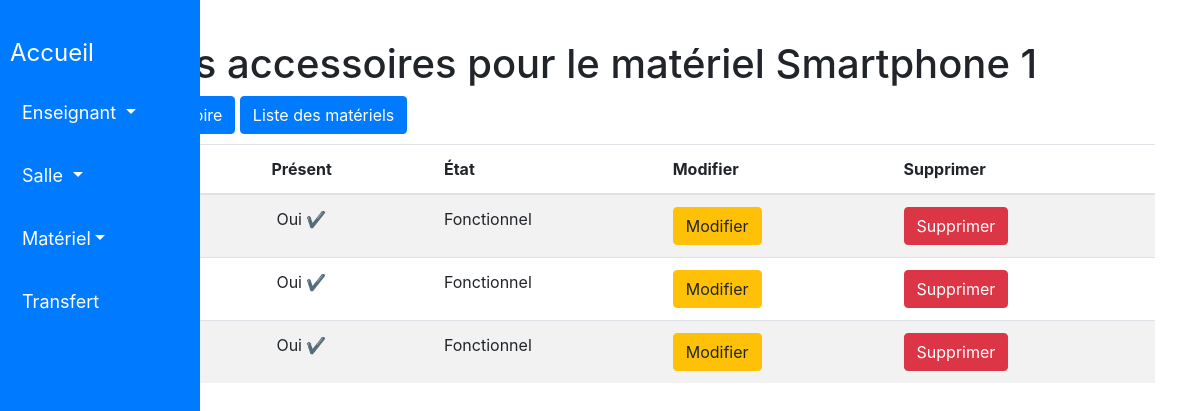
Before: /gestion_materiel/materiel/1/accessoires/ with the older database file.
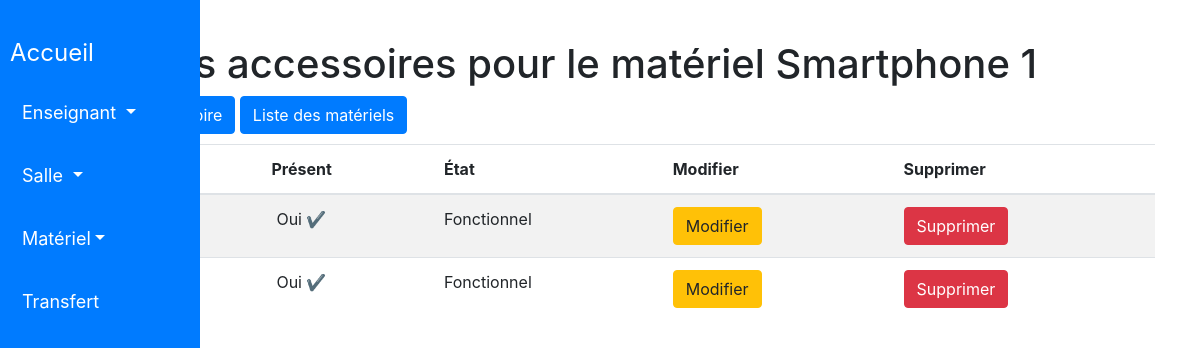
After: the same page with the newer database file.
### gestion_materiel/models.py (models this page shows)
class AccessoireMateriel(models.Model):
    material = models.ForeignKey(
        Materiel,
        on_delete=models.CASCADE,
        null=True
    )
    nom = models.CharField(
        max_length=100,
        blank = True
    )
    present = models.BooleanField(
        default=True
    )
    etat = models.CharField(
        max_length=100,
        blank=True,
        null=True
    )

### gestion_materiel/views.py (the view)
# urls.py: path('gestion_materiel/materiel/<int:materiel_id>/accessoires/', liste_accessoires, name='liste_accessoires'),
def liste_accessoires(request, materiel_id):
    materiel = Materiel.objects.get(id=materiel_id)
    accessoires = AccessoireMateriel.objects.filter(material=materiel)
    return render(request, 'gestion_materiel/materiel/accessoire/liste_accessoires.html', {'materiel': materiel, 'accessoires': accessoires})

### templates/gestion_materiel/materiel/accessoire/liste_accessoires.html (shortened to what this page needs)
<!DOCTYPE html>
<html>
<head>
</head>
<body>
    {% include 'gestion_materiel/includes/entete.html' %}
    <div class="container">
        <h1>Liste des accessoires pour le matériel {{ materiel.nom }}</h1>
        <a href="{% url 'ajouter_accessoire' materiel_id=materiel.id %}" class="btn btn-primary">Ajouter un accessoire</a>
        <a href="{% url 'liste_materiels'%}" class="btn btn-primary">Liste des matériels</a>
        <table class="table table-striped">
            <thead>
                <tr>
                    <th>Nom</th>
                    <th>Présent</th>
                    <th>État</th>
                    <th>Modifier</th>
                    <th>Supprimer</th>
                </tr>
            </thead>
            <tbody>
                {% for accessoire in accessoires %}
                    <tr>
                        <td>{{ accessoire.nom }}</td>
                        <td>
                            {% if accessoire.present %}
                                <span style="margin-left: 5px"> Oui </span><span class="text-success">&#10004;</span>
                            {% else %}
                                <span style="margin-left: 5px"> Non </span><span class="text-danger">&#10008;</span>
                            {% endif %}
                        </td>
                        <td>{{ accessoire.etat }}</td>
                        <td>
                            <a href="{% url 'modifier_accessoire' materiel_id=materiel.id accessoire_id=accessoire.id %}" class="btn btn-warning">Modifier</a>
                        </td>
                        <td>
                            <form method="post" action="{% url 'supprimer_accessoire' materiel_id=materiel.id accessoire_id=accessoire.id %}">
                                <button type="submit" class="btn btn-danger">Supprimer</button>
                            </form>
                        </td>
                    </tr>
                {% empty %}
                    <tr>
                        <td colspan="5">Aucun accessoire trouvé.</td>
                    </tr>
                {% endfor %}
            </tbody>
        </table>
    </div>
</body>
</html>

Changed rows visible on the page:
removed AccessoireMateriel: present "Oui", etat "Fonctionnel"
